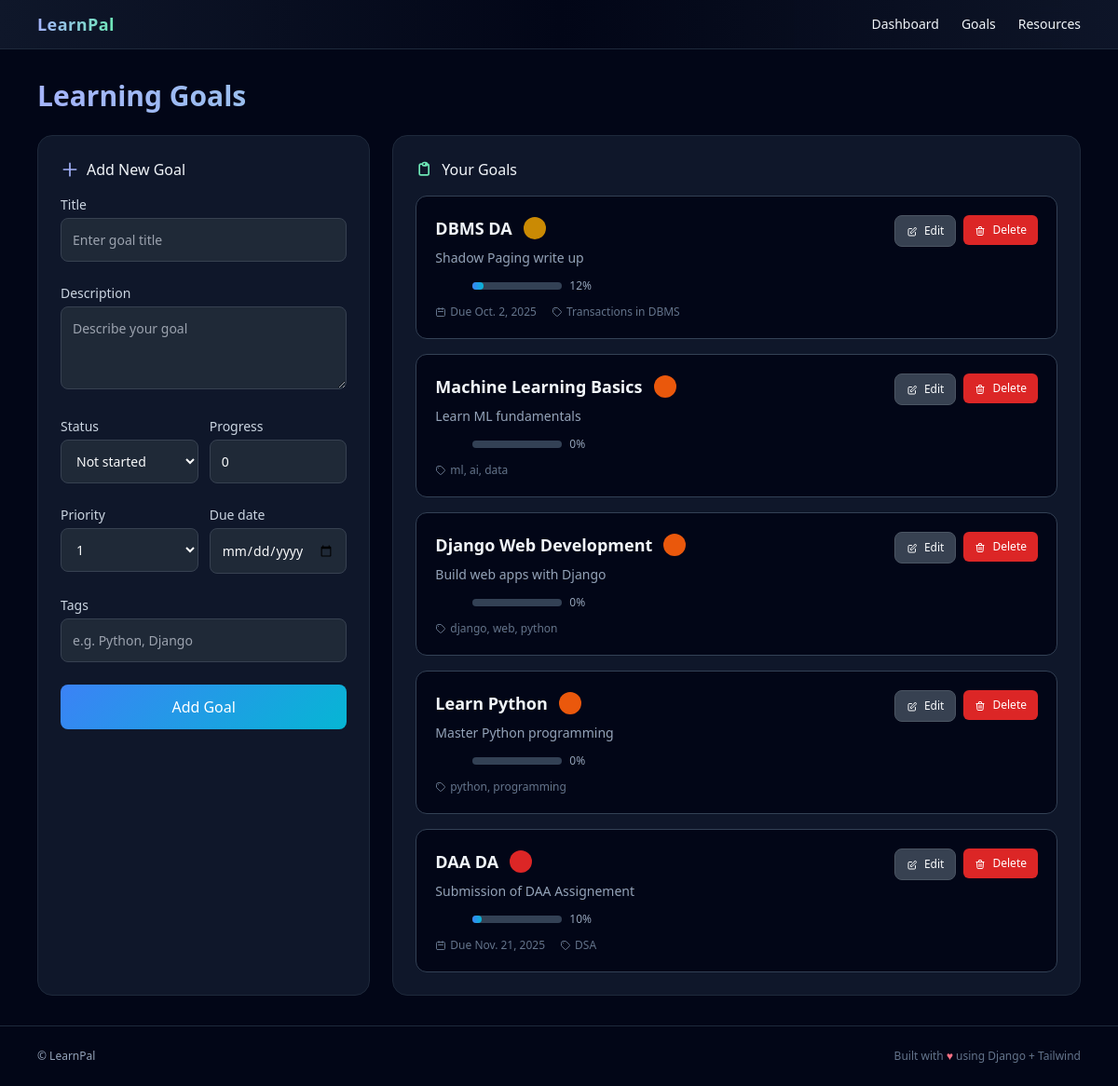
Screenshot of /goals/ with the database file from the repository.
### core/models.py (models this page shows, shortened)
class LearningGoal(models.Model):
    NOT_STARTED = "NOT_STARTED"
    IN_PROGRESS = "IN_PROGRESS"
    DONE = "DONE"
    STATUS_CHOICES = [
        (NOT_STARTED, "Not started"),
        (IN_PROGRESS, "In progress"),
        (DONE, "Completed"),
    ]
    PRIORITY_CHOICES = [
        (1, 'Low'),
        (2, 'Medium'),
        (3, 'High'),
    ]
    title = models.CharField(max_length=100)
    description = models.TextField(blank=True)
    status = models.CharField(max_length=20, choices=STATUS_CHOICES, default=NOT_STARTED)
    progress = models.PositiveIntegerField(default=0, validators=[MinValueValidator(0), MaxValueValidator(100)])
    due_date = models.DateField(null=True, blank=True)
    priority = models.IntegerField(choices=PRIORITY_CHOICES, default=2)
    tags = models.CharField(max_length=120, blank=True, help_text="Comma separated, e.g. python, algorithms")
    created_at = models.DateTimeField(auto_now_add=True)
    deadline = models.DateField(null=True, blank=True)
    class Meta:
        ordering = ['-priority', '-created_at']

### core/views.py (the view)
# urls.py: path("goals/", views.goals_home, name="goals_home"),
def goals_home(request):
    if request.method == "POST":
        form = LearningGoalForm(request.POST)
        if form.is_valid():
            form.save()
            messages.success(request, "✅ Goal added successfully!")
            return redirect("goals_home")
        else:
            messages.error(request, "⚠️ Please correct the errors below.")
    else:
        form = LearningGoalForm()
    goals = LearningGoal.objects.all()
    return render(request, "core/home.html", {"form": form, "goals": goals})

### core/templates/core/home.html (shortened to what this page needs)
{% extends "core/base.html" %}
{% block content %}
<h1 class="text-3xl font-bold mb-6 bg-gradient-to-r from-indigo-300 to-emerald-300 bg-clip-text text-transparent">Learning Goals</h1>
<div class="grid md:grid-cols-3 gap-6">
  <section class="rounded-2xl border border-slate-800 bg-slate-900 p-6 card-hover">
    <h2 class="font-medium mb-4 flex items-center gap-2">
      <svg xmlns="http://www.w3.org/2000/svg" class="w-5 h-5 text-indigo-300" fill="none" viewBox="0 0 24 24" stroke="currentColor">
        <path stroke-linecap="round" stroke-linejoin="round" stroke-width="2" d="M12 4v16m8-8H4" />
      </svg>
      Add New Goal
    </h2>
    <form method="POST" class="space-y-4">
      <div class="space-y-4">
        <div>
          <label class="block text-sm font-medium text-slate-300 mb-1">{{ form.title.label }}</label>
          {{ form.title }}
        </div>
        <div>
          <label class="block text-sm font-medium text-slate-300 mb-1">{{ form.description.label }}</label>
          {{ form.description }}
        </div>
        <div class="grid grid-cols-2 gap-3">
          <div>
            <label class="block text-sm font-medium text-slate-300 mb-1">{{ form.status.label }}</label>
            {{ form.status }}
          </div>
          <div>
            <label class="block text-sm font-medium text-slate-300 mb-1">{{ form.progress.label }}</label>
            {{ form.progress }}
          </div>
        </div>
        <div class="grid grid-cols-2 gap-3">
          <div>
            <label class="block text-sm font-medium text-slate-300 mb-1">{{ form.priority.label }}</label>
            {{ form.priority }}
          </div>
          <div>
            <label class="block text-sm font-medium text-slate-300 mb-1">{{ form.due_date.label }}</label>
            {{ form.due_date }}
          </div>
        </div>
        <div>
          <label class="block text-sm font-medium text-slate-300 mb-1">{{ form.tags.label }}</label>
          {{ form.tags }}
        </div>
      </div>
      <button type="submit" class="btn-primary w-full">Add Goal</button>
    </form>
  </section>
  <section class="md:col-span-2 rounded-2xl border border-slate-800 bg-slate-900 p-6">
    <h2 class="font-medium mb-4 flex items-center gap-2">
      Your Goals
    </h2>
    <ul class="space-y-4">
      {% for goal in goals %}
      <li class="p-5 rounded-xl border border-slate-700 bg-slate-950 card-hover animate-slide-in">
        <div class="flex items-start justify-between">
          <div class="flex-1">
            <div class="flex items-center gap-3 mb-2">
              <h3 class="font-semibold text-lg">{{ goal.title }}</h3>
              <span class="priority-badge priority-{{ goal.priority }}"></span>
            </div>
            {% if goal.description %}
            <p class="text-sm text-slate-400 mb-3">{{ goal.description }}</p>
            {% endif %}
            <div class="flex items-center gap-4 mb-3">
              <span class="status-badge status-{{ goal.status }}"></span>
              <div class="flex items-center gap-2">
                <div class="w-24 bg-slate-700 rounded-full h-2">
                  <div class="progress-bar h-2 rounded-full" style="width: {{ goal.progress }}%"></div>
                </div>
                <span class="text-xs text-slate-400">{{ goal.progress }}%</span>
              </div>
            </div>
            <div class="flex items-center gap-4 text-xs text-slate-500">
              {% if goal.due_date %}
              <span class="flex items-center gap-1">
                <svg xmlns="http://www.w3.org/2000/svg" class="w-3 h-3" fill="none" viewBox="0 0 24 24" stroke="currentColor">
                  <path stroke-linecap="round" stroke-linejoin="round" stroke-width="2" d="M8 7V3m8 4V3m-9 8h10M5 21h14a2 2 0 002-2V7a2 2 0 00-2-2H5a2 2 0 00-2 2v12a2 2 0 002 2z" />
                </svg>
                Due {{ goal.due_date }}
              </span>
              {% endif %}
              {% if goal.tags %}
              <span class="flex items-center gap-1">
                <svg xmlns="http://www.w3.org/2000/svg" class="w-3 h-3" fill="none" viewBox="0 0 24 24" stroke="currentColor">
                  <path stroke-linecap="round" stroke-linejoin="round" stroke-width="2" d="M7 7h.01M7 3h5c.512 0 1.024.195 1.414.586l7 7a2 2 0 010 2.828l-7 7a2 2 0 01-2.828 0l-7-7A1.994 1.994 0 013 12V7a4 4 0 014-4z" />
                </svg>
                {{ goal.tags }}
              </span>
              {% endif %}
            </div>
          </div>
          <div class="flex gap-2 ml-4">
            <a class="btn-secondary text-xs px-3 py-2" href="{% url 'edit_goal' goal.id %}">
              Edit
            </a>
            <form action="{% url 'delete_goal' goal.id %}" method="POST" onsubmit="return confirm('Are you sure you want to delete this goal?');" class="inline">
              <button type="submit" class="btn-danger text-xs px-3 py-2">
                Delete
              </button>
            </form>
          </div>
        </div>
      </li>
      {% empty %}
      <li class="py-12 text-slate-400 text-center">
        <span class="block text-4xl mb-4">🎯</span>
        <div class="font-medium text-lg mb-2">No goals yet</div>
        <div class="text-sm">Start your learning journey by adding your first goal!</div>
      </li>
      {% endfor %}
    </ul>
  </section>
</div>
{% endblock %}

### core/templates/core/base.html (shortened to what this page needs)
<!DOCTYPE html>
<html lang="en" class="h-full">
<head>
  <script src="https://cdn.tailwindcss.com"></script>
</head>
<body class="h-full bg-slate-950 text-slate-100 animate-fadeIn">
  <header class="border-b border-slate-800 bg-gradient-to-r from-slate-900 via-slate-950 to-slate-900/90 backdrop-blur sticky top-0 z-50">
    <div class="max-w-6xl mx-auto px-4 py-3 flex items-center justify-between">
      <a href="{% url 'dashboard' %}" class="font-bold text-lg tracking-wide bg-gradient-to-r from-indigo-300 to-emerald-300 bg-clip-text text-transparent">LearnPal</a>
      <nav class="flex gap-6 text-sm font-medium">
        <a class="hover:text-indigo-300 transition-colors duration-200" href="{% url 'dashboard' %}">Dashboard</a>
        <a class="hover:text-indigo-300 transition-colors duration-200" href="{% url 'goals_home' %}">Goals</a>
        <a class="hover:text-indigo-300 transition-colors duration-200" href="{% url 'resources' %}">Resources</a>
      </nav>
    </div>
  </header>
  <main class="max-w-6xl mx-auto px-4 py-8">
    {% block content %}{% endblock %}
  </main>
  <footer class="border-t border-slate-800 text-xs text-slate-400 py-6">
    <div class="max-w-6xl mx-auto px-4 flex items-center justify-between">
      <span>© {{ now|date:"Y" }} LearnPal</span>
      <span class="text-slate-500">Built with <span class="text-rose-400">♥</span> using Django + Tailwind</span>
    </div>
  </footer>
</body>
</html>

### core/templates/core/base.html (style rules this page uses)
.progress-bar { background: linear-gradient(90deg, #3b82f6 0%, #06b6d4 100%); border-radius: 0.25rem; transition: width 0.3s ease; }
.card-hover { transition: all 0.2s ease; }
.btn-primary { background: linear-gradient(135deg, #3b82f6 0%, #06b6d4 100%); border: none; color: white; padding: 0.75rem 1.5rem; border-radius: 0.5rem; font-weight: 500; transition: all 0.2s ease; cursor: pointer; }
.btn-secondary { background: #374151; border: 1px solid #4b5563; color: #f9fafb; padding: 0.75rem 1.5rem; border-radius: 0.5rem; font-weight: 500; transition: all 0.2s ease; cursor: pointer; }
.btn-danger { background: #dc2626; border: none; color: white; padding: 0.5rem 1rem; border-radius: 0.375rem; font-size: 0.875rem; font-weight: 500; transition: all 0.2s ease; cursor: pointer; }
.status-badge { padding: 0.25rem 0.75rem; border-radius: 9999px; font-size: 0.75rem; font-weight: 500; text-transform: uppercase; letter-spacing: 0.05em; }
.priority-badge { display: inline-flex; align-items: center; justify-content: center; width: 1.5rem; height: 1.5rem; border-radius: 50%; font-size: 0.75rem; font-weight: 600; }
.priority-1 { background: #dc2626; color: white; }
.priority-2 { background: #ea580c; color: white; }
.priority-3 { background: #ca8a04; color: white; }
.animate-slide-in { animation: slideIn 0.3s ease-out; }

### rows the page displays
LearningGoal: title "DBMS DA", priority 3 (drawn), description "Shadow Paging write up", progress "12", due_date "Oct. 2, 2025", tags "Transactions in DBMS"
LearningGoal: title "Machine Learning Basics", priority 2 (drawn), description "Learn ML fundamentals", progress "0", tags "ml, ai, data"
LearningGoal: title "Django Web Development", priority 2 (drawn), description "Build web apps with Django", progress "0", tags "django, web, python"
LearningGoal: title "Learn Python", priority 2 (drawn), description "Master Python programming", progress "0", tags "python, programming"
LearningGoal: title "DAA DA", priority 1 (drawn), description "Submission of DAA Assignement", progress "10", due_date "Nov. 21, 2025", tags "DSA"
